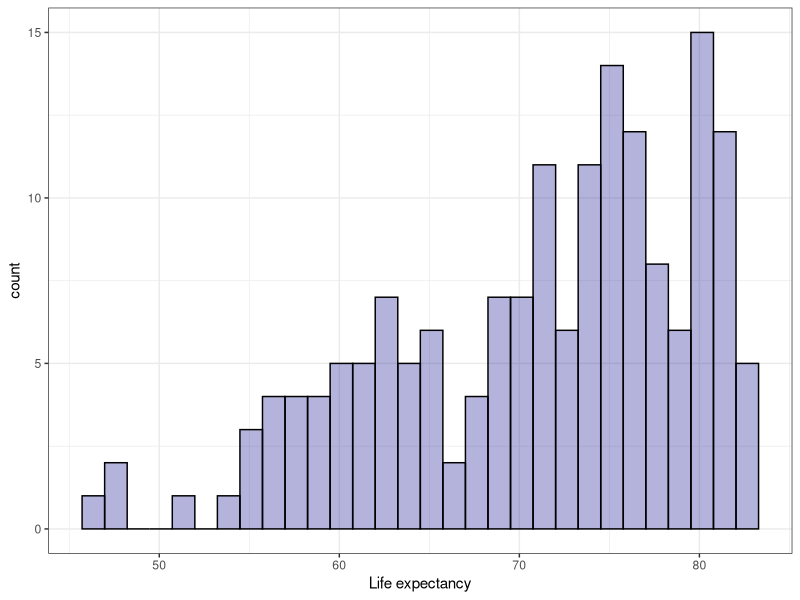
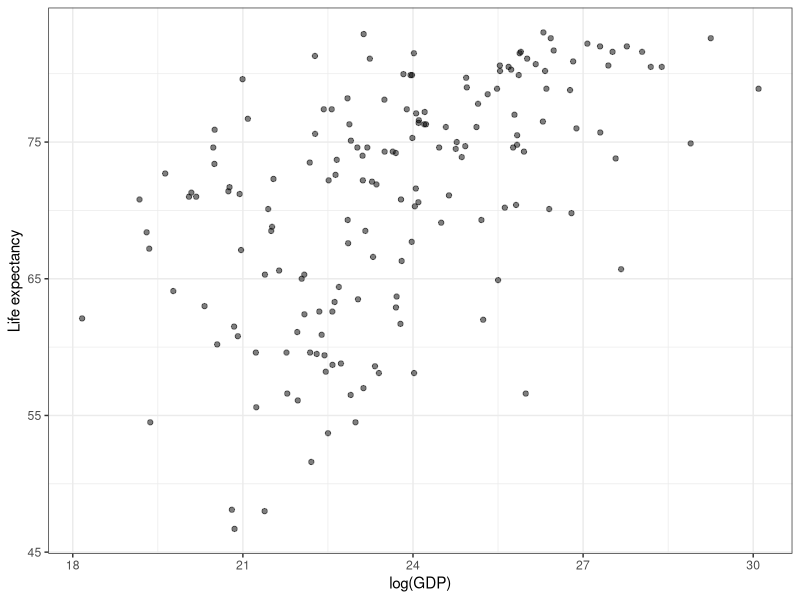
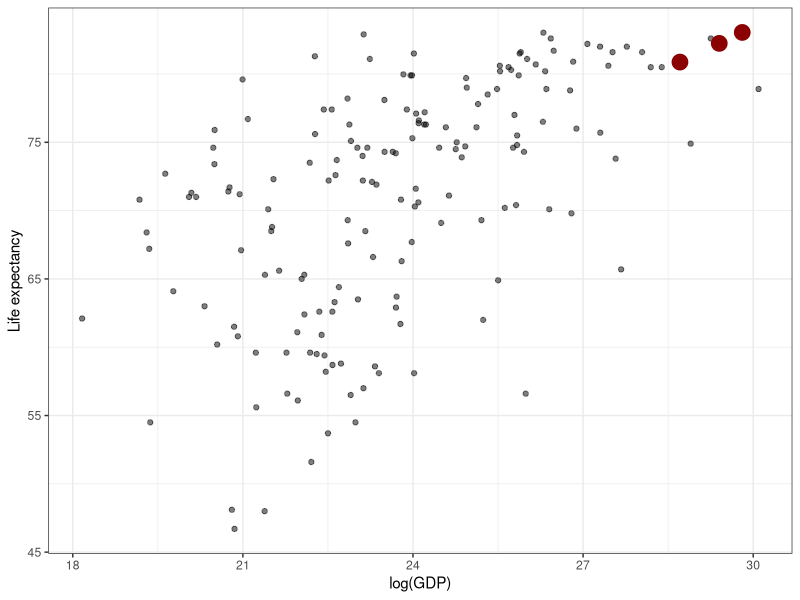
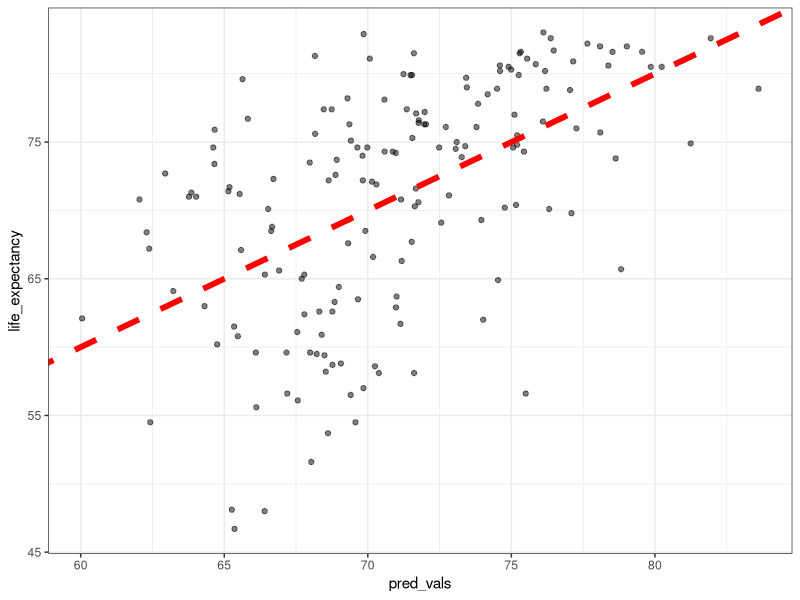
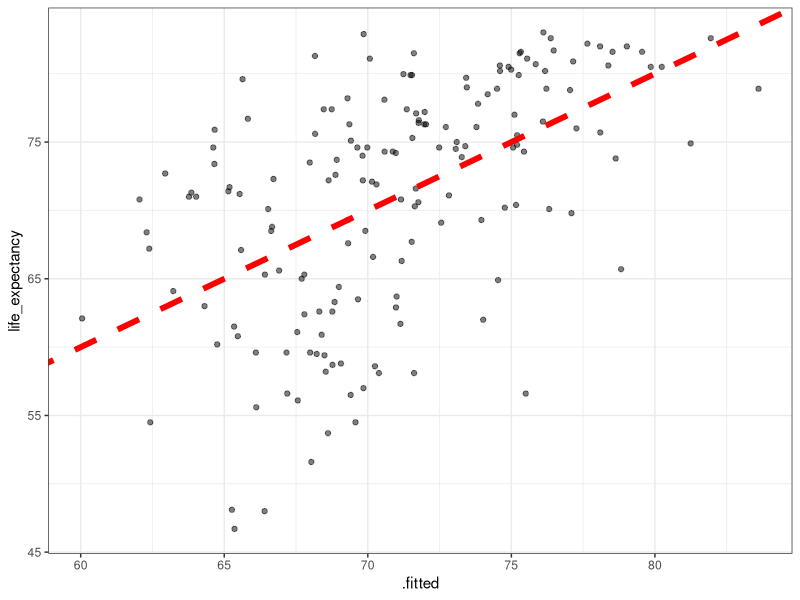
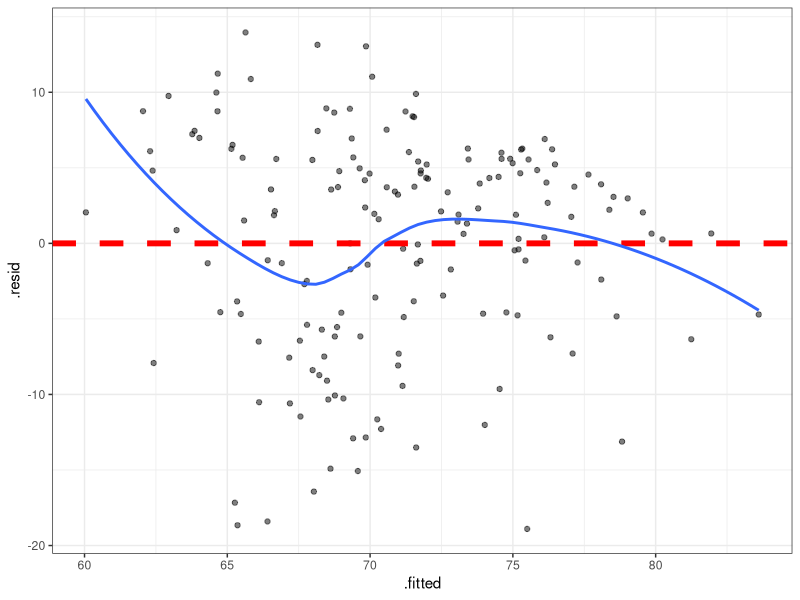
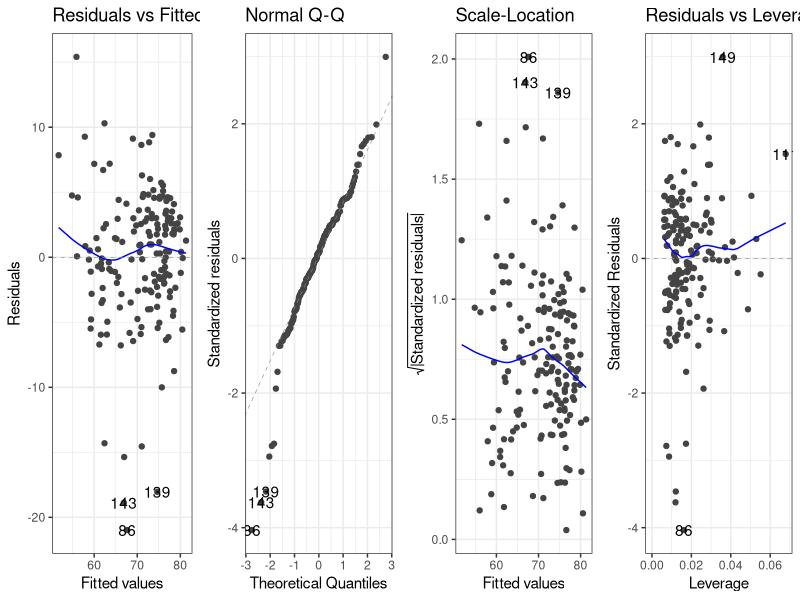

Source code (R) for these figures, in order:
## ---- chunk 1
knitr::opts_chunk$set(echo = TRUE, warning = FALSE, message = FALSE, fig.align = "center", out.width = '70%', out.height = '70%')
library(tidyverse)
library(dslabs)
library(broom)
library(ggfortify)
## ---- chunk 2
gapminder <- as_tibble(gapminder)
clean_gapminder <- gapminder %>%
  filter(year == 2011, !is.na(gdp)) %>%
  mutate(log_gdp = log(gdp))

clean_gapminder
## ---- chunk 3
clean_gapminder %>%
  ggplot(aes(x = life_expectancy)) +
  geom_histogram(color = "black", fill = "darkblue", alpha = 0.3) +
  theme_bw() +
  labs(x = "Life expectancy")
## ---- chunk 4
gdp_plot <- clean_gapminder %>%
  ggplot(aes(x = log_gdp, y = life_expectancy)) +
  geom_point(alpha = 0.5) +
  theme_bw() +  labs(x = "log(GDP)", y = "Life expectancy") 

gdp_plot
## ---- chunk 5
init_lm <- lm(life_expectancy ~ log_gdp, data = clean_gapminder)

summary(init_lm)
## ---- chunk 6
with(clean_gapminder, cor(log_gdp, life_expectancy))^2
## ---- chunk 7
var(predict(init_lm)) / var(clean_gapminder$life_expectancy)
## ---- chunk 8
train_preds <- predict(init_lm)
head(train_preds)

## also could do: head(init_lm$fitted.values)
## ---- chunk 9
us_data <- clean_gapminder %>%
  filter(country == "United States")

new_us_data <- us_data %>%
  dplyr::select(country, gdp) %>%
  slice(rep(1, 3)) %>%
  mutate(adj_factor = c(0.25, 0.5, 0.75), log_gdp = log(gdp * adj_factor))

new_us_data$pred_life_exp <- predict(init_lm, newdata = new_us_data) 

gdp_plot +
  geom_point(data = new_us_data, aes(x = log_gdp, y = pred_life_exp), color = "darkred", size = 5)
## ---- chunk 10
clean_gapminder %>%  mutate(pred_vals = predict(init_lm)) %>% 
  ggplot(aes(x = pred_vals, y = life_expectancy)) +
  geom_point(alpha = 0.5) + 
  geom_abline(slope = 1, intercept = 0, linetype = "dashed", color = "red", size = 2) +
  theme_bw()
## ---- chunk 11
clean_gapminder <-   broom::augment(init_lm, clean_gapminder) 

clean_gapminder %>%
  ggplot(aes(x = .fitted, y = life_expectancy)) +
  geom_point(alpha = 0.5) +
  geom_abline(slope = 1, intercept = 0, linetype = "dashed", color = "red", size = 2) +
  theme_bw()
## ---- chunk 12
clean_gapminder %>%  ggplot(aes(x = .fitted, y = .resid)) +
  geom_point(alpha = 0.5) +
  geom_hline(yintercept = 0, linetype = "dashed", color = "red", size = 2) + 
  # To plot the residual mean
  geom_smooth(se = FALSE) +
  theme_bw()
## ---- chunk 13
multiple_lm <- lm(life_expectancy ~ log_gdp + fertility, data = clean_gapminder)
## ---- chunk 14
autoplot(multiple_lm, ncol = 4) +
  theme_bw()
